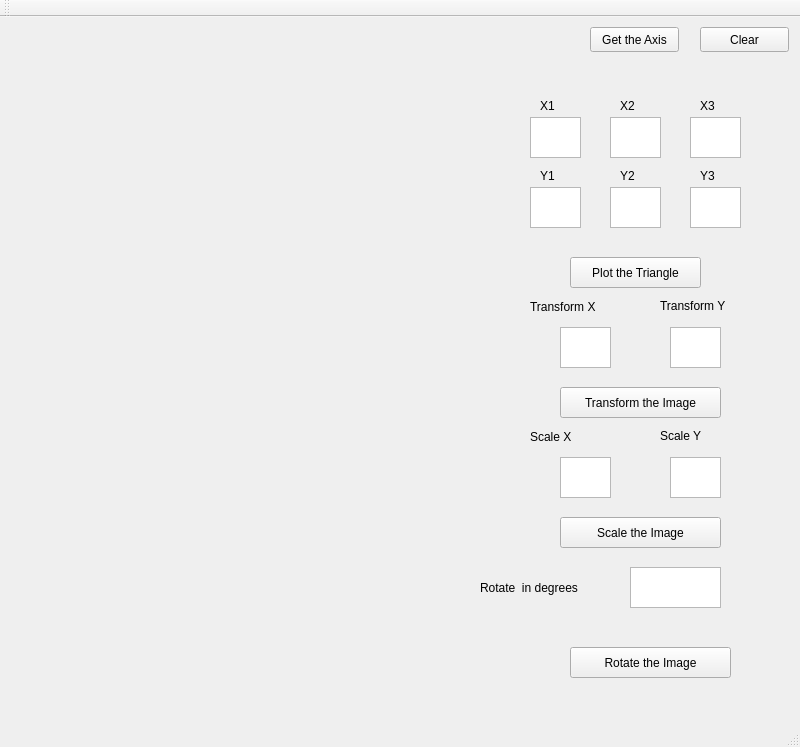
<?xml version="1.0" encoding="UTF-8"?>
<ui version="4.0">
 <class>MainWindow</class>
 <widget class="QMainWindow" name="MainWindow">
  <property name="geometry">
   <rect>
    <x>0</x>
    <y>0</y>
    <width>800</width>
    <height>747</height>
   </rect>
  </property>
  <property name="windowTitle">
   <string>MainWindow</string>
  </property>
  <widget class="QWidget" name="centralwidget">
   <widget class="QLabel" name="label">
    <property name="geometry">
     <rect>
      <x>0</x>
      <y>0</y>
      <width>500</width>
      <height>500</height>
     </rect>
    </property>
    <property name="text">
     <string/>
    </property>
   </widget>
   <widget class="QPushButton" name="pushButton">
    <property name="geometry">
     <rect>
      <x>590</x>
      <y>10</y>
      <width>89</width>
      <height>25</height>
     </rect>
    </property>
    <property name="text">
     <string>Get the Axis</string>
    </property>
   </widget>
   <widget class="QPlainTextEdit" name="plainTextEdit">
    <property name="geometry">
     <rect>
      <x>530</x>
      <y>100</y>
      <width>51</width>
      <height>41</height>
     </rect>
    </property>
   </widget>
   <widget class="QPlainTextEdit" name="plainTextEdit_2">
    <property name="geometry">
     <rect>
      <x>610</x>
      <y>100</y>
      <width>51</width>
      <height>41</height>
     </rect>
    </property>
   </widget>
   <widget class="QPlainTextEdit" name="plainTextEdit_3">
    <property name="geometry">
     <rect>
      <x>690</x>
      <y>100</y>
      <width>51</width>
      <height>41</height>
     </rect>
    </property>
   </widget>
   <widget class="QLabel" name="label_2">
    <property name="geometry">
     <rect>
      <x>540</x>
      <y>80</y>
      <width>67</width>
      <height>17</height>
     </rect>
    </property>
    <property name="text">
     <string>X1</string>
    </property>
   </widget>
   <widget class="QLabel" name="label_3">
    <property name="geometry">
     <rect>
      <x>620</x>
      <y>80</y>
      <width>67</width>
      <height>17</height>
     </rect>
    </property>
    <property name="text">
     <string>X2</string>
    </property>
   </widget>
   <widget class="QLabel" name="label_4">
    <property name="geometry">
     <rect>
      <x>700</x>
      <y>80</y>
      <width>67</width>
      <height>17</height>
     </rect>
    </property>
    <property name="text">
     <string>X3</string>
    </property>
   </widget>
   <widget class="QLabel" name="label_5">
    <property name="geometry">
     <rect>
      <x>620</x>
      <y>150</y>
      <width>67</width>
      <height>17</height>
     </rect>
    </property>
    <property name="text">
     <string>Y2</string>
    </property>
   </widget>
   <widget class="QPlainTextEdit" name="plainTextEdit_4">
    <property name="geometry">
     <rect>
      <x>530</x>
      <y>170</y>
      <width>51</width>
      <height>41</height>
     </rect>
    </property>
   </widget>
   <widget class="QLabel" name="label_6">
    <property name="geometry">
     <rect>
      <x>700</x>
      <y>150</y>
      <width>67</width>
      <height>17</height>
     </rect>
    </property>
    <property name="text">
     <string>Y3</string>
    </property>
   </widget>
   <widget class="QPlainTextEdit" name="plainTextEdit_5">
    <property name="geometry">
     <rect>
      <x>610</x>
      <y>170</y>
      <width>51</width>
      <height>41</height>
     </rect>
    </property>
   </widget>
   <widget class="QPlainTextEdit" name="plainTextEdit_6">
    <property name="geometry">
     <rect>
      <x>690</x>
      <y>170</y>
      <width>51</width>
      <height>41</height>
     </rect>
    </property>
   </widget>
   <widget class="QLabel" name="label_7">
    <property name="geometry">
     <rect>
      <x>540</x>
      <y>150</y>
      <width>67</width>
      <height>17</height>
     </rect>
    </property>
    <property name="text">
     <string>Y1</string>
    </property>
   </widget>
   <widget class="QPushButton" name="pushButton_2">
    <property name="geometry">
     <rect>
      <x>570</x>
      <y>240</y>
      <width>131</width>
      <height>31</height>
     </rect>
    </property>
    <property name="text">
     <string>Plot the Triangle</string>
    </property>
   </widget>
   <widget class="QPlainTextEdit" name="plainTextEdit_7">
    <property name="geometry">
     <rect>
      <x>560</x>
      <y>310</y>
      <width>51</width>
      <height>41</height>
     </rect>
    </property>
   </widget>
   <widget class="QLabel" name="label_8">
    <property name="geometry">
     <rect>
      <x>530</x>
      <y>280</y>
      <width>91</width>
      <height>20</height>
     </rect>
    </property>
    <property name="text">
     <string>Transform X</string>
    </property>
   </widget>
   <widget class="QLabel" name="label_9">
    <property name="geometry">
     <rect>
      <x>660</x>
      <y>280</y>
      <width>101</width>
      <height>17</height>
     </rect>
    </property>
    <property name="text">
     <string>Transform Y</string>
    </property>
   </widget>
   <widget class="QPlainTextEdit" name="plainTextEdit_8">
    <property name="geometry">
     <rect>
      <x>670</x>
      <y>310</y>
      <width>51</width>
      <height>41</height>
     </rect>
    </property>
   </widget>
   <widget class="QPushButton" name="pushButton_3">
    <property name="geometry">
     <rect>
      <x>560</x>
      <y>370</y>
      <width>161</width>
      <height>31</height>
     </rect>
    </property>
    <property name="text">
     <string>Transform the Image</string>
    </property>
   </widget>
   <widget class="QPlainTextEdit" name="plainTextEdit_9">
    <property name="geometry">
     <rect>
      <x>560</x>
      <y>440</y>
      <width>51</width>
      <height>41</height>
     </rect>
    </property>
   </widget>
   <widget class="QPushButton" name="pushButton_4">
    <property name="geometry">
     <rect>
      <x>560</x>
      <y>500</y>
      <width>161</width>
      <height>31</height>
     </rect>
    </property>
    <property name="text">
     <string>Scale the Image</string>
    </property>
   </widget>
   <widget class="QLabel" name="label_10">
    <property name="geometry">
     <rect>
      <x>530</x>
      <y>410</y>
      <width>91</width>
      <height>20</height>
     </rect>
    </property>
    <property name="text">
     <string>Scale X</string>
    </property>
   </widget>
   <widget class="QLabel" name="label_11">
    <property name="geometry">
     <rect>
      <x>660</x>
      <y>410</y>
      <width>101</width>
      <height>17</height>
     </rect>
    </property>
    <property name="text">
     <string>Scale Y</string>
    </property>
   </widget>
   <widget class="QPlainTextEdit" name="plainTextEdit_10">
    <property name="geometry">
     <rect>
      <x>670</x>
      <y>440</y>
      <width>51</width>
      <height>41</height>
     </rect>
    </property>
   </widget>
   <widget class="QPlainTextEdit" name="plainTextEdit_11">
    <property name="geometry">
     <rect>
      <x>630</x>
      <y>550</y>
      <width>91</width>
      <height>41</height>
     </rect>
    </property>
   </widget>
   <widget class="QLabel" name="label_12">
    <property name="geometry">
     <rect>
      <x>480</x>
      <y>540</y>
      <width>141</width>
      <height>61</height>
     </rect>
    </property>
    <property name="text">
     <string>Rotate  in degrees</string>
    </property>
   </widget>
   <widget class="QPushButton" name="pushButton_5">
    <property name="geometry">
     <rect>
      <x>570</x>
      <y>630</y>
      <width>161</width>
      <height>31</height>
     </rect>
    </property>
    <property name="text">
     <string>Rotate the Image</string>
    </property>
   </widget>
   <widget class="QPushButton" name="pushButton_6">
    <property name="geometry">
     <rect>
      <x>700</x>
      <y>10</y>
      <width>89</width>
      <height>25</height>
     </rect>
    </property>
    <property name="text">
     <string>Clear</string>
    </property>
   </widget>
  </widget>
  <widget class="QMenuBar" name="menubar">
   <property name="geometry">
    <rect>
     <x>0</x>
     <y>0</y>
     <width>800</width>
     <height>22</height>
    </rect>
   </property>
  </widget>
  <widget class="QStatusBar" name="statusbar"/>
  <widget class="QToolBar" name="toolBar">
   <property name="windowTitle">
    <string>toolBar</string>
   </property>
   <attribute name="toolBarArea">
    <enum>TopToolBarArea</enum>
   </attribute>
   <attribute name="toolBarBreak">
    <bool>false</bool>
   </attribute>
  </widget>
 </widget>
 <resources/>
 <connections/>
</ui>
